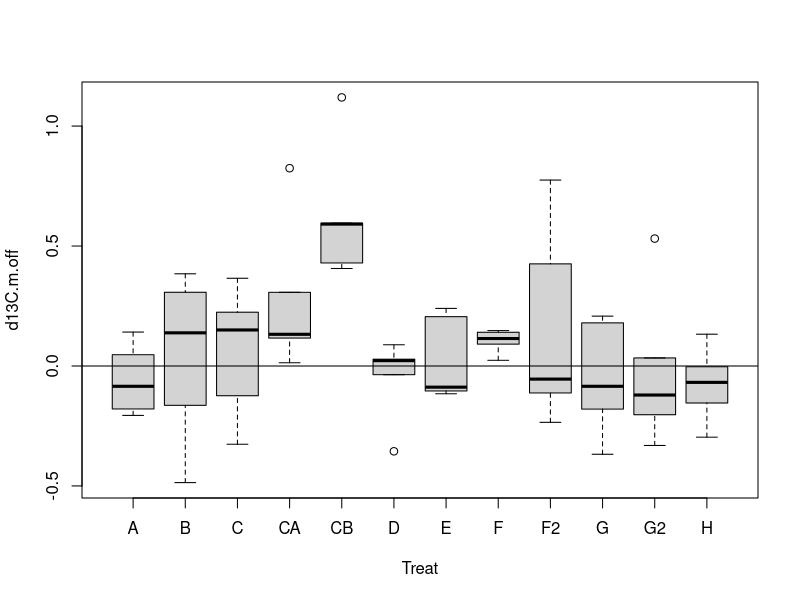
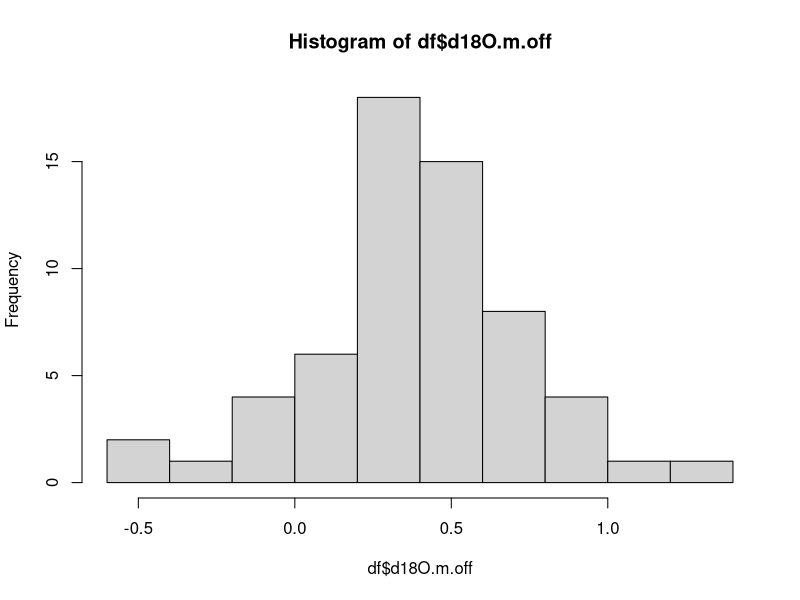
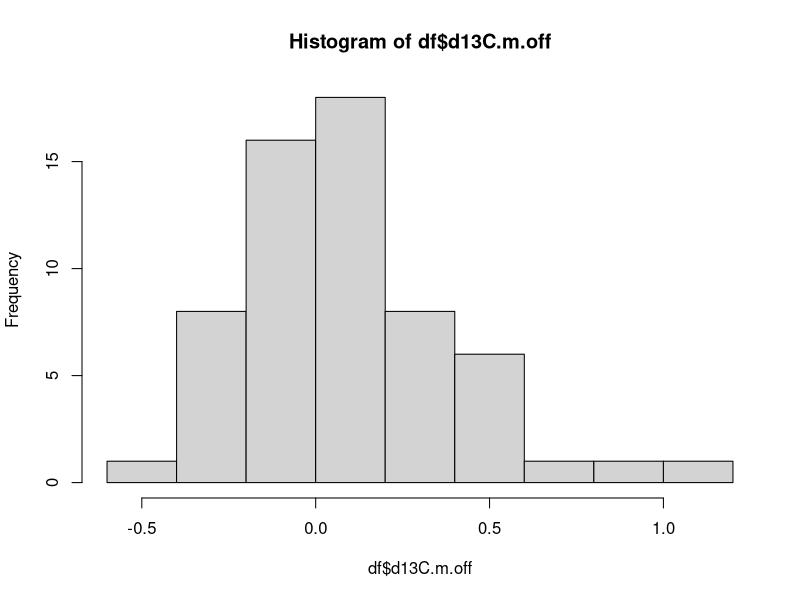
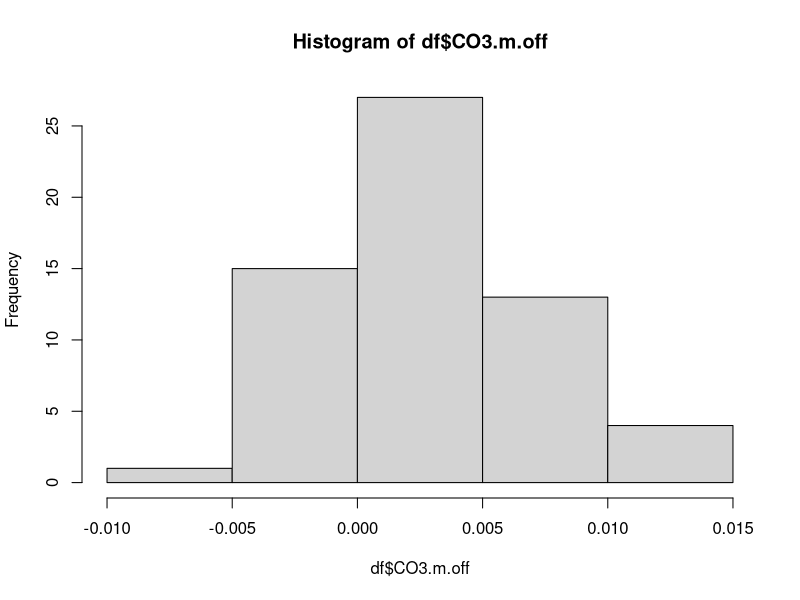
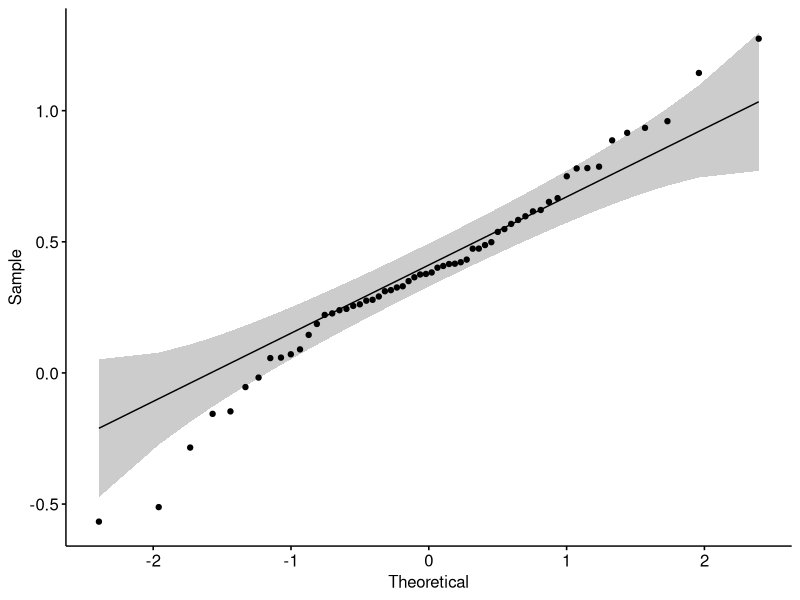
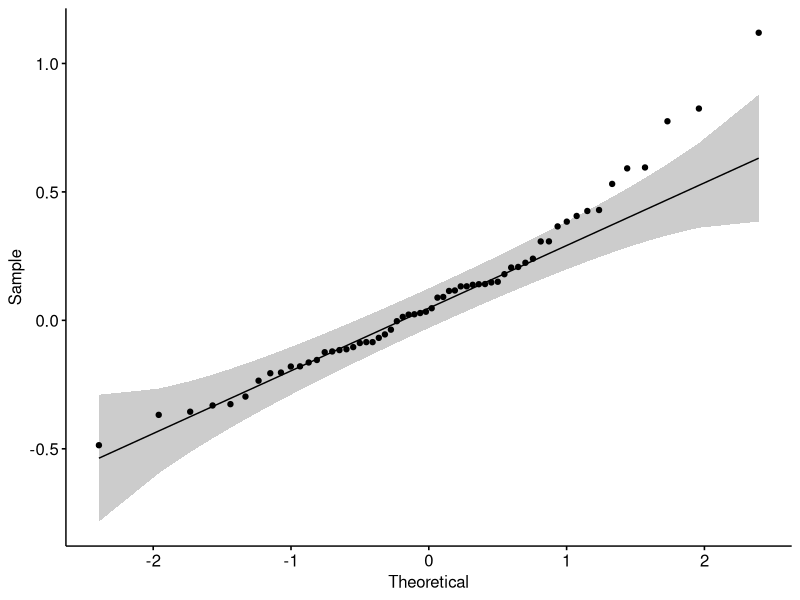
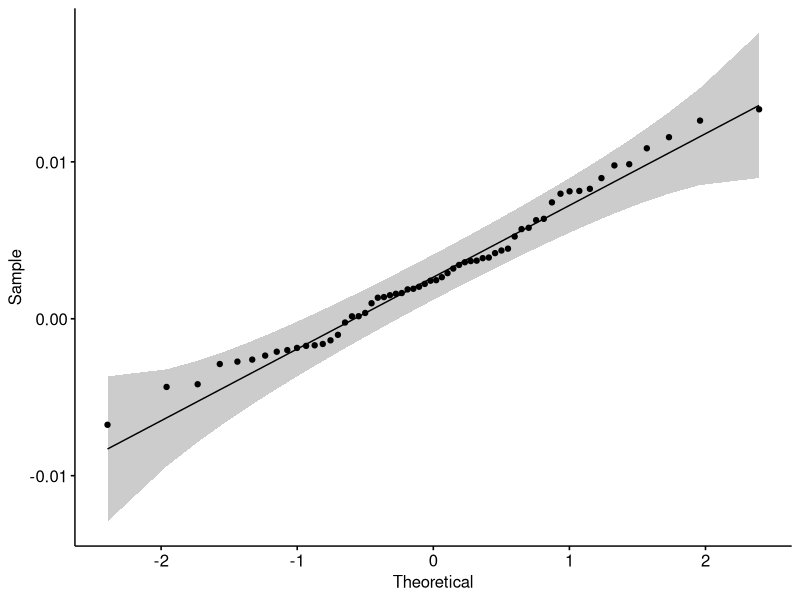
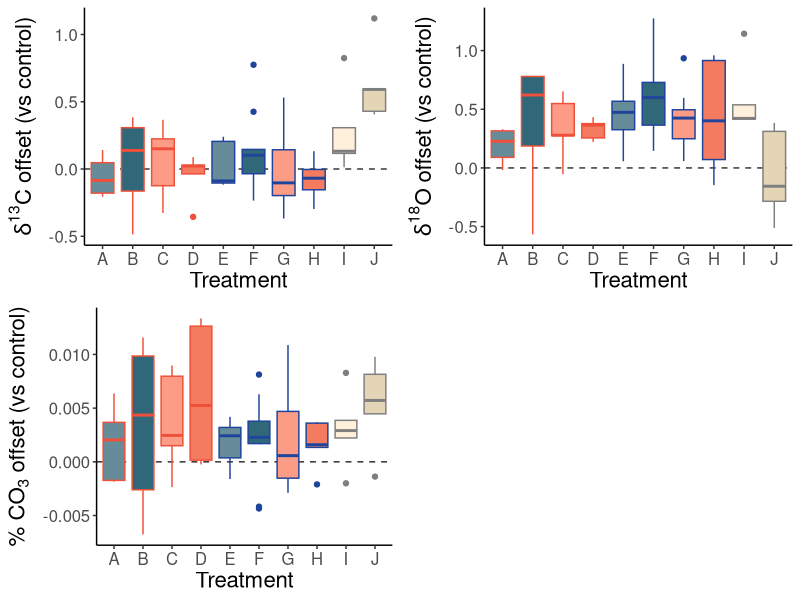

The R source for these figures, in order: (Note: this script raises an error after producing the figures.)
#Note: this is the newest code for the pretreatment experiment. 
library(openxlsx); library(tidyverse); library(viridis); library(ggpubr)

d1 = read.xlsx("data/211104_21-244.xlsx", 1)
d2 = read.xlsx("data/211110_21-250.xlsx", 1)
d3 = read.xlsx("data/221104_22-279.xlsx", 1)

d1$Batch = rep(211104)
d2$Batch = rep(211110)
d3$Batch = rep(221104)

d = rbind(d1, d2, d3)


#GRAPE Chris: does the line below do anything right now?
d = d[!(d$Identifier_1 %in% c("CARRARA", "MARBLE", "LSVEC", "MAR", 
                              "COND - CARRARA", "COND - LSVEC")),]

d$Treat = d$Tooth = d$TT = character(nrow(d))

for(i in 1:nrow(d)){
  d$Tooth[i] = strsplit(d$Identifier_1[i], "-")[[1]][1]
  d$Treat[i] = strsplit(d$Identifier_1[i], "-")[[1]][2]
  if(d$Batch[i] == 221104 & d$Treat[i] %in% c("F", "G", "I")){
    d$Treat[i] = paste0(d$Treat[i], "2")
  }
  d$TT[i] = paste(d$Tooth[i], d$Treat[i], sep = "-")
}

#remove some outliers
d = d[d$Identifier_1 != "C4-D-3",]
d = d[d$Identifier_1 != "C5-A-3",]

TT = unique(d$TT)

samps = data.frame(TT, "d13C.m" = rep(0), "d13C.sd" = rep(0),
                   "d18O.m" = rep(0), "d18O.sd" = rep(0), "n" = rep(0), 
                   #here's where I'm riffing, to try to compare CO3 offset
                   "CO3.m" = rep(0)
                   )
samps$Tooth = d$Tooth[match(samps$TT, d$TT)]
samps$Treat = d$Treat[match(samps$TT, d$TT)]

#sample averages
for(i in 1:length(TT)){
  samps$d13C.m[i] = mean(d$d13C.cal[d$TT == TT[i]], na.rm = TRUE)
  samps$d13C.sd[i] = sd(d$d13C.cal[d$TT == TT[i]], na.rm = TRUE)
  samps$d18O.m[i] = mean(d$d18O.cal[d$TT == TT[i]], na.rm = TRUE)
  samps$d18O.sd[i] = sd(d$d18O.cal[d$TT == TT[i]], na.rm = TRUE)
  #can I copy what Gabe did to get percent CO3?
  samps$CO3.m[i] = mean(d$pCO3[d$TT == TT[i]], na.rm = TRUE)
  samps$n[i] = sum(d$TT == TT[i], na.rm = TRUE)
}

#offsets
samps$d18O.sd.off = samps$d13C.sd.off = samps$d18O.m.off = samps$d13C.m.off = samps$CO3.m.off = rep(0)

sid = unique(samps$Tooth)
for(i in sid){
  samps$d13C.m.off[samps$Tooth == i & nchar(samps$Treat) == 1] = 
    samps$d13C.m[samps$Tooth == i & nchar(samps$Treat) == 1] - 
    samps$d13C.m[samps$Tooth == i & samps$Treat == "I"]
  samps$d18O.m.off[samps$Tooth == i & nchar(samps$Treat) == 1] = 
    samps$d18O.m[samps$Tooth == i & nchar(samps$Treat) == 1] - 
    samps$d18O.m[samps$Tooth == i & samps$Treat == "I"]
  samps$d13C.sd.off[samps$Tooth == i & nchar(samps$Treat) == 1] = 
    samps$d13C.sd[samps$Tooth == i & nchar(samps$Treat) == 1] - 
    samps$d13C.sd[samps$Tooth == i & samps$Treat == "I"]
  samps$d18O.sd.off[samps$Tooth == i & nchar(samps$Treat) == 1] = 
    samps$d18O.sd[samps$Tooth == i & nchar(samps$Treat) == 1] - 
    samps$d18O.sd[samps$Tooth == i & samps$Treat == "I"]
  samps$d13C.m.off[samps$Tooth == i & nchar(samps$Treat) == 2] = 
    samps$d13C.m[samps$Tooth == i & nchar(samps$Treat) == 2] - 
    samps$d13C.m[samps$Tooth == i & samps$Treat == "I2"]
  samps$d18O.m.off[samps$Tooth == i & nchar(samps$Treat) == 2] = 
    samps$d18O.m[samps$Tooth == i & nchar(samps$Treat) == 2] - 
    samps$d18O.m[samps$Tooth == i & samps$Treat == "I2"]
  samps$d13C.sd.off[samps$Tooth == i & nchar(samps$Treat) == 2] = 
    samps$d13C.sd[samps$Tooth == i & nchar(samps$Treat) == 2] - 
    samps$d13C.sd[samps$Tooth == i & samps$Treat == "I2"]
  samps$d18O.sd.off[samps$Tooth == i & nchar(samps$Treat) == 2] = 
    samps$d18O.sd[samps$Tooth == i & nchar(samps$Treat) == 2] - 
    samps$d18O.sd[samps$Tooth == i & samps$Treat == "I2"]
  #where I keep faking it til I make it
  samps$CO3.m.off[samps$Tooth == i & nchar(samps$Treat) == 1] = 
    samps$CO3.m[samps$Tooth == i & nchar(samps$Treat) == 1] - 
    samps$CO3.m[samps$Tooth == i & samps$Treat == "I"]  
  samps$CO3.m.off[samps$Tooth == i & nchar(samps$Treat) == 2] = 
    samps$CO3.m[samps$Tooth == i & nchar(samps$Treat) == 2] - 
    samps$CO3.m[samps$Tooth == i & samps$Treat == "I2"]  
}

samps.treats = samps[!(samps$Treat %in% c("I", "I2")),]

boxplot(d13C.m.off ~ Treat, samps.treats)
abline(0, 0)
png("~/d18O_oxy.png", width = 9, height = 5.5, units = "in", res = 600)
par("mar" = c(5.1, 5.1, 2.1, 2.1))
boxplot(d18O.m.off ~ Treat, samps.treats, xlab = "Treatment", 
        ylab = expression(delta^"18"*"O offset (vs control)"),
        names = c("A", "B", "C", "HCl", "NaOCl", "D", "E", "F", "Frep",
                  "G", "Grep", "H"))
abline(0, 0)
dev.off()


# Combining repeat measures? ----------------------------------------------
#can I just combine G and Grep, F and Frep and still sleep at night?
t.test(subset(samps.treats, Treat == "F")$d18O.m, subset(samps.treats, Treat == "F2")$d18O.m)
#F not statistically significant
t.test(subset(samps.treats, Treat == "G")$d18O.m, subset(samps.treats, Treat == "G2")$d18O.m)
#G not statistically significant

#I'm doing it I'm combining them. 
# WARNING: while the control was labeled "I" in the original dataset, 
# I'm labeling "No oxidative treatment, buffered acetic acid 15 min" as "I" to continue the lettering scheme

df <- samps.treats 
df$Treat <- recode(df$Treat, G2 = "G", F2 = "F", CA = "I", CB = "J")
#remove all but df because I like a clean environment
rm(list=setdiff(ls(), "df"))

palette <- c( "#668C99","#306879", "#FD9C86", "#F47A60", "#668C99","#306879",
                       "#FD9C86", "#F47A60", "#FFF0DB", "#E4d5b7")

# Are the data normally distributed? 
hist(df$d18O.m.off)
hist(df$d13C.m.off)
hist(df$CO3.m.off)
#oh dear...
shapiro.test(df$d18O.m.off)
shapiro.test(df$d13C.m.off)
shapiro.test(df$CO3.m.off)
library(ggpubr)
ggqqplot(df$d18O.m.off)
ggqqplot(df$d13C.m.off)
ggqqplot(df$CO3.m.off)

# Some exploratory stats --------------------------------------------------

# is there a difference between NaOCl and H2O2, regardless of time?
df <- df %>% mutate(Group =
                     case_when(Treat == "A" | Treat == "B" | Treat == "E" | Treat == "F" ~ "NaOCl", 
                               Treat == "C" | Treat == "D" | Treat == "G" | Treat == "H" ~ "H2O2" 
                               )
              )

t.test(df$d13C.m.off ~ df$Group)
t.test(df$d18O.m.off ~ df$Group)
t.test(df$CO3.m.off ~ df$Group)

#nope, no differences there

# is there a difference between time of exposure to the oxidative treatment (15m versus 24h), regardless of solution used?
df <- df %>% mutate(Time =
                      case_when(Treat == "A" | Treat == "B" | Treat == "C" | Treat == "D" ~ "15min", 
                                Treat == "E" | Treat == "F" | Treat == "G" | Treat == "H" ~ "24h")
)

t.test(df$d13C.m.off ~ df$Time)
t.test(df$d18O.m.off ~ df$Time)
t.test(df$CO3.m.off ~ df$Time)
# ALMOST significant in terms of changing oxygen values (unsurprising?) but not quite. 
# 24 hours saw mean values of 0.48 offset, compared to 0.31 mean for 15 min group.

# UGHHHHHH let's do concentrations too just because although I can't imagine
df <- df %>% mutate(Conc =
                      case_when(Treat == "A" | Treat == "C" | Treat == "E" | Treat == "G" ~ "Low", 
                                Treat == "B" | Treat == "D" | Treat == "F" | Treat == "H" ~ "High" 
                      )
)

t.test(df$d13C.m.off ~ df$Conc)
t.test(df$d18O.m.off ~ df$Conc)
t.test(df$CO3.m.off ~ df$Conc)

# Tidyverse 4 lyfe
O <- ggplot() + 
  geom_hline(yintercept = 0, color = 'grey20', linetype = 2) +
  geom_boxplot(data = df, aes(x = Treat, y = d18O.m.off, fill = Treat, color = Time)) + 
  theme_classic() +
  scale_fill_manual(values = palette) +
  scale_color_manual(values = c("#F05039", "#1F449C")) +
  theme(legend.position = "none", 
        axis.text.x = element_text(size = 12),
        axis.text.y = element_text(size = 12),
        axis.title = element_text(size = 16), ) +
  labs(x = "Treatment", 
       y = expression(delta^"18"*"O offset (vs control)"))

C <- ggplot() + 
  geom_hline(yintercept = 0, color = 'grey20', linetype = 2) +
  geom_boxplot(data = df, aes(x = Treat, y = d13C.m.off, fill = Treat, color = Time)) + 
  theme_classic() +
  scale_fill_manual(values = palette) +
  scale_color_manual(values = c("#F05039", "#1F449C")) +
  theme(legend.position = "none", 
        axis.text.x = element_text(size = 12),
        axis.text.y = element_text(size = 12),
        axis.title = element_text(size = 16), ) +
  labs(x = "Treatment", 
       y = expression(delta^"13"*"C offset (vs control)"))

CO3 <- ggplot() + 
  geom_hline(yintercept = 0, color = 'grey20', linetype = 2) +
  geom_boxplot(data = df, aes(x = Treat, y = CO3.m.off, fill = Treat, color = Time)) + 
  theme_classic() +
  scale_fill_manual(values = palette) +
  scale_color_manual(values = c("#F05039", "#1F449C")) +
  theme(legend.position = "none", 
        axis.text.x = element_text(size = 12),
        axis.text.y = element_text(size = 12),
        axis.title = element_text(size = 16), ) +
  labs(x = "Treatment", 
       y = expression("% CO"[3]*" offset (vs control)"))

ggarrange(C, O, CO3,
          ncol = 2, nrow = 2)
ggsave("Figures/Treatment.png", dpi = 300)

OGroup <- ggplot() + 
  geom_hline(yintercept = 0, color = 'grey20', linetype = 2) +
  geom_boxplot(data = subset(df, !is.na(Group)), aes(x = Group, y = d18O.m.off, fill = Group)) + 
  theme_classic() +
  scale_fill_viridis(option = "rocket", discrete = T) +
  theme(legend.position = "none", 
        axis.text.x = element_text(size = 12),
        axis.text.y = element_text(size = 12),
        axis.title = element_text(size = 16), ) +
  labs(x = "Treatment", 
       y = expression(delta^"18"*"O offset (vs control)"))

CGroup <- ggplot() + 
  geom_hline(yintercept = 0, color = 'grey20', linetype = 2) +
  geom_boxplot(data = subset(df, !is.na(Group)), aes(x = Group, y = d13C.m.off, fill = Group)) + 
  theme_classic() +
  scale_fill_viridis(option = "rocket", discrete = T) +
  theme(legend.position = "none", 
        axis.text.x = element_text(size = 12),
        axis.text.y = element_text(size = 12),
        axis.title = element_text(size = 16), ) +
  labs(x = "Treatment", 
       y = expression(delta^"13"*"C offset (vs control)"))

CO3Group <- ggplot() + 
  geom_hline(yintercept = 0, color = 'grey20', linetype = 2) +
  geom_boxplot(data = subset(df, !is.na(Group)), aes(x = Group, y = CO3.m.off, fill = Group)) + 
  theme_classic() +
  scale_fill_viridis(option = "rocket", discrete = T) +
  theme(legend.position = "none", 
        axis.text.x = element_text(size = 12),
        axis.text.y = element_text(size = 12),
        axis.title = element_text(size = 16), ) +
  labs(x = "Treatment", 
       y = expression("% CO"[3]*" offset (vs control)"))

OTime <- ggplot() + 
  geom_hline(yintercept = 0, color = 'grey20', linetype = 2) +
  geom_boxplot(data = subset(df, !is.na(Time)), aes(x = Time, y = d18O.m.off, fill = Time)) + 
  theme_classic() +
  scale_fill_viridis(option = "rocket", discrete = T) +
  theme(legend.position = "none", 
        axis.text.x = element_text(size = 12),
        axis.text.y = element_text(size = 12),
        axis.title = element_text(size = 16), ) +
  labs(x = "Treatment", 
       y = expression(delta^"18"*"O offset (vs control)"))

CTime <- ggplot() + 
  geom_hline(yintercept = 0, color = 'grey20', linetype = 2) +
  geom_boxplot(data = subset(df, !is.na(Time)), aes(x = Time, y = d13C.m.off, fill = Time)) + 
  theme_classic() +
  scale_fill_viridis(option = "rocket", discrete = T) +
  theme(legend.position = "none", 
        axis.text.x = element_text(size = 12),
        axis.text.y = element_text(size = 12),
        axis.title = element_text(size = 16), ) +
  labs(x = "Treatment", 
       y = expression(delta^"13"*"C offset (vs control)"))

CO3Time <- ggplot() + 
  geom_hline(yintercept = 0, color = 'grey20', linetype = 2) +
  geom_boxplot(data = subset(df, !is.na(Time)), aes(x = Time, y = CO3.m.off, fill = Time)) + 
  theme_classic() +
  scale_fill_viridis(option = "rocket", discrete = T) +
  theme(legend.position = "none", 
        axis.text.x = element_text(size = 12),
        axis.text.y = element_text(size = 12),
        axis.title = element_text(size = 16), ) +
  labs(x = "Treatment", 
       y = expression("% CO"[3]*" offset (vs control)"))

ggarrange(CGroup, OGroup, CO3Group, CTime, OTime, CO3Time, 
          labels = c("A", "B", "C", "D", "E", "F"),
          ncol = 3, nrow = 2)





# do we need to go back and compare these values to the control, rather than setting everything as offset relative to control? 
# with this analysis run in two batches, comparing base values might not be appropriate actually. 

# What's the mean + SD of offsets for treatments A-H
mean(subset(df, Treat != "I" & Treat != "J")$d13C.m.off)
sd(subset(df, Treat != "I" & Treat != "J")$d13C.m.off)

mean(subset(df, Treat != "I" & Treat != "J")$d18O.m.off)
sd(subset(df, Treat != "I" & Treat != "J")$d18O.m.off)

mean(df$CO3.m.off)
sd(df$CO3.m.off)
